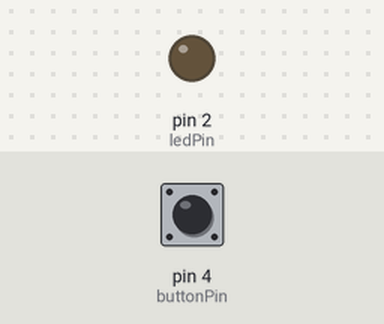
Recording of a sketch running on a simulated Arduino Uno, built with avr-gcc and run on an emulated ATmega328P. Shown: output pins drawn as LEDs (lit = HIGH). Inputs (shaded band) come from the test bench; at power-on: pin 4 (buttonPin) HIGH.

Above: at 1.2 s.
1.3 s: pin 4 (buttonPin) pulled LOW for 0.15 s
At 1.37 s:
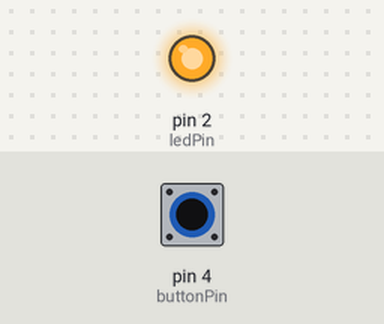
2.9 s: pin 4 (buttonPin) pulled LOW for 3.2 s
At 7.3 s:
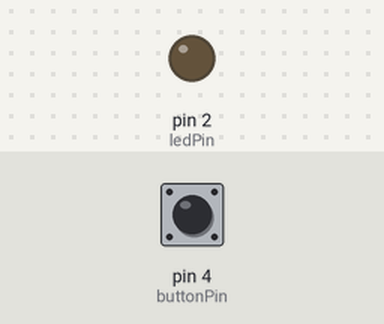
Timing chart, 0 to 8.8 s (numbered marks = the images above; inputs shaded):
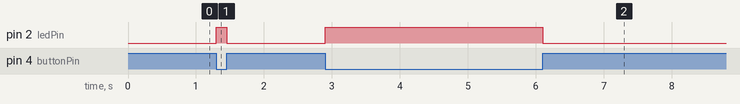

The sketch:

main.ino
```cpp
const int buttonPin = 4;
const int ledPin = 2;

void setup() {
  pinMode(buttonPin, INPUT_PULLUP);
  pinMode(ledPin, OUTPUT);
}

void loop() {
  int buttonState = digitalRead(buttonPin);

  if (buttonState == LOW) {
    // Button pressed
    digitalWrite(ledPin, HIGH);
  } else {
    digitalWrite(ledPin, LOW);
  }
}
```

Measured:
- after the input at 1.3 s, pin 2 (ledPin): LOW → HIGH at once, → LOW 0.15 s later
- after the input at 2.9 s, pin 2 (ledPin): LOW → HIGH at once, → LOW 3.2 s later
